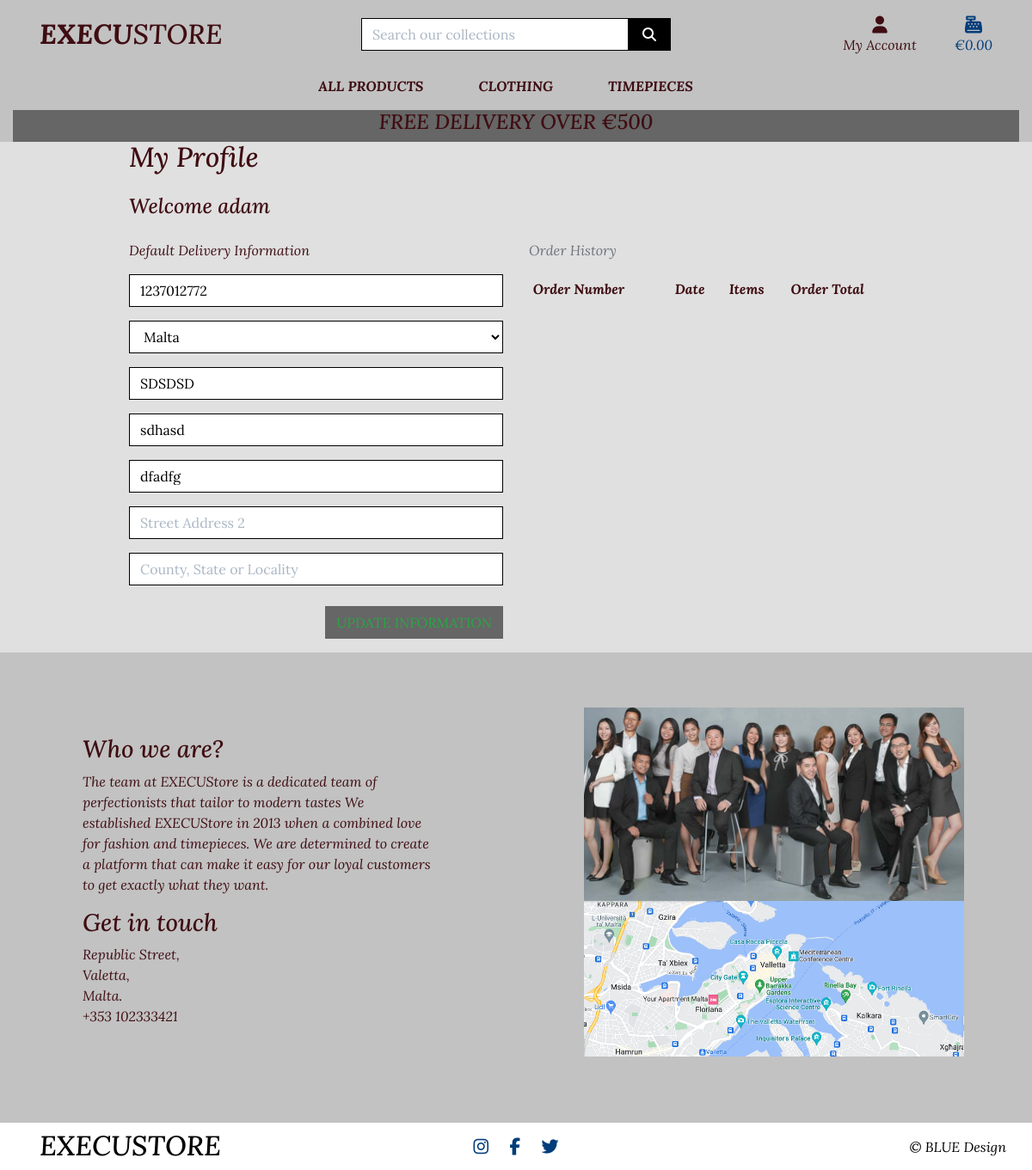
The page /profile/ (signed in) on the database as committed earlier.
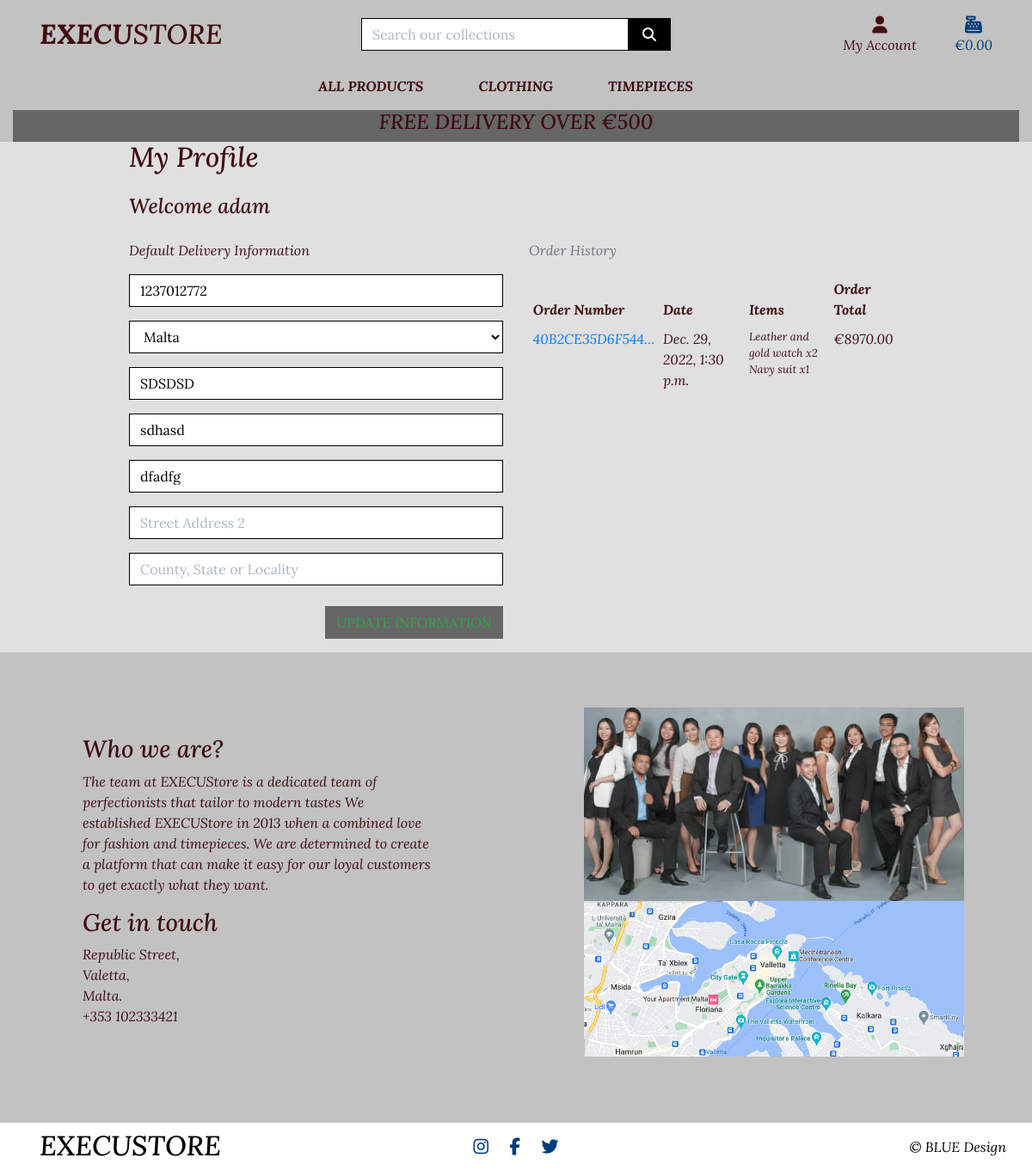
The same page on the database as committed later.
### profiles/models.py (models this page shows, shortened)
class UserProfile(models.Model):
    user = models.OneToOneField(User, on_delete=models.CASCADE)
    default_phone_number = models.CharField(max_length=20, null=True, blank=True)
    default_country = CountryField(blank_label='Country *', null=True, blank=True)
    default_postcode = models.CharField(max_length=20, null=True, blank=True)
    default_town_or_city = models.CharField(max_length=40, null=True, blank=True)
    default_street_address1 = models.CharField(max_length=80, null=True, blank=True)
    default_street_address2 = models.CharField(max_length=80, null=True, blank=True)
    default_county = models.CharField(max_length=80, null=True, blank=True)

### checkout/models.py (models this page shows, shortened)
class Order(models.Model):
    order_number = models.CharField(max_length=32, null=False, editable=False)
    user_profile = models.ForeignKey(UserProfile, on_delete=models.SET_NULL,
                                     null=True, blank=True, related_name='orders')
    full_name = models.CharField(max_length=50, null=False, blank=False)
    email = models.EmailField(max_length=250, null=False, blank=False)
    phone_number = models.CharField(max_length=20, null=False, blank=False)
    country = CountryField(blank_label='Country *', null=False, blank=False)
    postcode = models.CharField(max_length=20, null=True, blank=True)
    town_or_city = models.CharField(max_length=40, null=False, blank=False)
    street_address1 = models.CharField(max_length=80, null=False, blank=False)
    street_address2 = models.CharField(max_length=80, null=True, blank=True)
    county = models.CharField(max_length=80, null=True, blank=True)
    date = models.DateTimeField(auto_now_add=True)
    delivery_cost = models.DecimalField(max_digits=6, decimal_places=2, null=False, default=0)
    order_total = models.DecimalField(max_digits=15, decimal_places=2, null=False, default=0)
    grand_total = models.DecimalField(max_digits=15, decimal_places=2, null=False, default=0)
    original_bag = models.TextField(null=False, blank=False, default='')
    stripe_pid = models.CharField(max_length=254, null=False, blank=False, default='')

class OrderLineItem(models.Model):
    order = models.ForeignKey(Order, null=False, blank=False,
                              on_delete=models.CASCADE,
                              related_name='lineitems')
    product = models.ForeignKey(Product, null=False,
                                blank=False, on_delete=models.CASCADE)
    quantity = models.IntegerField(null=False, blank=False, default=0)
    lineitem_total = models.DecimalField(max_digits=15, decimal_places=2,
                                         null=False, blank=False,
                                         editable=False)

### products/models.py (models this page shows, shortened)
class Product(models.Model):
    category = models.ForeignKey('Category', null=True, blank=True,
                                 on_delete=models.SET_NULL)
    name = models.CharField(max_length=255)
    product_id = models.CharField(max_length=254, null=True, blank=True)
    description = models.TextField()
    price = models.DecimalField(max_digits=15, decimal_places=2)
    availability = models.CharField(max_length=255)
    image_url = models.URLField(max_length=1024, null=True, blank=True)
    image = models.ImageField(null=True, blank=True)

### profiles/views.py (the view)
# urls.py: path('profile/', include('profiles.urls')),
@login_required
def profile(request):
    profile = get_object_or_404(UserProfile, user=request.user)
    if request.method == 'POST':
        form = UserProfileForm(request.POST, instance=profile)
        if form.is_valid():
            form.save()
            messages.success(request, 'Profile updated successfully')
    form = UserProfileForm(instance=profile)
    orders = profile.orders.all()
    template = 'profiles/profile.html'
    context = {
        'form': form,
        'orders': orders,
        'on_profile_page': True
    }
    return render(request, template, context)

### profiles/templates/profiles/profile.html (shortened to what this page needs)
{% extends "base.html" %}
{% load static %}
{% block extra_css %}
    <link rel="stylesheet" href="{% static 'profiles/css/profile.css' %}">
{% endblock %}
{% block page_header %}
    <div class="container header-container">
    </div>
{% endblock %}
{% block content %}
    <div class="overlay backcolor"></div>
    <div class="container mb-2">
        <div class="row">
            <div class="col ">
                <h2 class=" mb-4">My Profile</h2>
                <h4 class=" mb-4 mt-2"> Welcome {{ user }} </h4>
            </div>
        </div>
        <div class="row">
            <div class="col-12 col-lg-6">
                <p class="text-muted text-color">Default Delivery Information</p>
                <form class="mt-3" action="{% url 'profile' %}" method="POST" id="profile-update-form">
                    {{ form|crispy }}
                    <button class="btn btn-color rounded-0 text-uppercase my-2 float-right text-success">Update Information</button>
                </form>
            </div>
            <div class="col-12 col-lg-6">
                <p class="text-muted">Order History</p>
                <div class="order-history table-responsive">
                    <table class="table table-sm table-borderless text-color">
                        <thead>
                            <tr>
                                <th>Order Number</th>
                                <th>Date</th>
                                <th>Items</th>
                                <th>Order Total</th>
                            </tr>
                        </thead>
                        <tbody>
                            {% for order in orders %}
                                <tr>
                                    <td>
                                        <a href="{% url 'order_history' order.order_number %}"
                                        title="{{ order.order_number }}">
                                            {{ order.order_number|truncatechars:15 }}
                                        </a>
                                    </td>
                                    <td>{{ order.date }}</td>
                                    <td>
                                        <ul class="list-unstyled">
                                            {% for item in order.lineitems.all %}
                                                <li class="small">
                                                    {{ item.product.name }} x{{ item.quantity }}
                                                </li>
                                            {% endfor %}
                                        </ul>
                                    </td>
                                    <td>€{{ order.grand_total }}</td>
                                </tr>
                            {% endfor %}
                        </tbody>
                    </table>
                </div>
            </div>
        </div>
    </div>
{% endblock %}

### templates/base.html (shortened to what this page needs)
{% load static %}
<!doctype html>
<html lang="en">
<head>
    {% block corecss %}
        <link rel="stylesheet" href="https://stackpath.bootstrapcdn.com/bootstrap/4.4.1/css/bootstrap.min.css">
        <link rel="stylesheet" href="{% static 'css/base.css' %}">
    {% endblock %}
    {% block extra_css %}
    {% endblock %}
</head>
<body>
    <header class="container-fluid fixed-top nav-header">
        <div id="topnav" class="row pt-lg-2 d-none d-lg-flex">
            <div class="col-12 col-lg-4 my-auto py-1 py-lg-0 text-center text-lg-left">
                <a href="{% url 'home' %}" class="nav-link main-logo-link">
                    <h2 class="logo-font my-0"><strong>Execu</strong>Store</h2>
                </a>
            </div>
            <div class="col-12 col-lg-4 my-auto py-1 py-lg-0">
                <form method="GET" action="{% url 'products' %}">
                    <div class="input-group w-100">
                        <input class="form-control border border-black rounded-0" type="text" name="q" placeholder="Search our collections">
                        <div class="input-group-append">
                            <button class="form-control btn btn-black border border-black rounded-0" type="submit">
                                <span class="icon">
                                    <i class="fas fa-search"></i>
                                </span>
                            </button>
                        </div>
                    </div>
                </form>
            </div>
            <div class="col-12 col-lg-4 my-auto py-1 py-lg-0">
                <ul class="list-inline list-unstyled text-center text-lg-right my-0">
                    <li class="list-inline-item dropdown">
                        <a class="nav-link" href="#" id="user-options" data-toggle="dropdown" aria-haspopup="true" aria-expanded="false">
                            <div class="text-center">
                                <div><i class="fas fa-user fa-lg"></i></div>
                                <p class="my-0">My Account</p>
                            </div>
                        </a>
                    </li>
                    <li class="list-inline-item">
                        <a class="{% if grand_total %}text-inform font-weight-bold{% else %}text-inform{% endif %} nav-link" href="{% url 'view_bag' %}">
                            <div class="text-center">
                                <div><i class="fas fa-cash-register fa-lg icon1"></i></div>
                                <p class="my-0">
                                    {% if grand_total %}
                                        €{{ grand_total|floatformat:2 }}
                                    {% else %}
                                        €0.00
                                    {% endif %}
                                </p>
                            </div>
                        </a>
                    </li>
                </ul>
            </div>
        </div>
        <div class="row">
            <nav class="navbar navbar-expand-lg navbar-color w-100">
                {% include 'includes/main-nav.html' %}
            </nav>
        </div>
        <div id="delivery-banner" class="row text-center">
            <div class="col bg-color-dark text-color">
                <h4 class="logo-font">Free delivery over €{{ free_delivery_threshold }}</h4>
            </div>
        </div>
    </header>
    {% block page_header %}
    {% endblock %}
    {% block content %}
    {% endblock %}
<footer>
    <div class="info-container h-50">
      <div class="row h-100">
          <div class="col-12 col-md-6 info-style">
              <h3 class="info-title">
                  Who we are?
              </h3>
              <p>
                  The team at EXECUStore is a dedicated team of perfectionists that tailor to modern tastes
                  We established EXECUStore in 2013 when a combined love for fashion and timepieces.
                  We are determined to create a platform that can make it easy for our loyal customers to get exactly what they want.
              </p>
              <h3 class="info-title">
                  Get in touch
              </h3>
              <p>
                  Republic Street, <br>
                  Valetta, <br>
                  Malta.<br>
                  +353 102333421
              </p>
          </div>
        <div class="col-12 col-md-6">
            <div class="team-photo">
                <img src="{{ MEDIA_URL }}footer.jpg" class="img-fluid map-photo" alt="team photo">
        <br>
            <a href="https://www.googlemaps.com/" target="_blank">
                <img src="{{ MEDIA_URL }}maps.jpg" class="img-fluid" alt="map photo">
            </a>
            </div>
        </div>
      </div>
    <div class="container-fluid footer-style">
      <div class="row">
        <div class="col-12 col-lg-4 my-auto py-1 py-lg-0 text-center text-lg-left">
          <a href="{% url 'home' %}" class="nav-link footer-logo-link text-color">
            <h2 class="logo-font my-0">EXECUStore</h2>
          </a>
        </div>
        <div class="col-12 col-lg-4 my-auto py-1 py-lg-0">
          <ul class="list-inline list-unstyled text-center text-lg my-0">
            <li class="list-inline-item"><a class="footer-icon" href="https://www.instagram.com/"><i class="fab fa-lg fa-instagram"></i></a></li>
            <li class="list-inline-item"><a class="footer-icon" href="https://www.facebook.com/"><i class="fab fa-lg fa-facebook-f"></i></a></li>
            <li class="list-inline-item"><a class="footer-icon" href="https://www.twitter.com/"><i class="fab fa-lg fa-twitter"></i></a></li>
          </ul>
        </div>
        <div class="col-12 col-lg-4 text-black my-auto py-1 py-lg-0 text-lg-right footer-centre">
          © BLUE Design
        </div>
      </div>
    </div>
    </div>
</footer>
</body>
</html>

### templates/includes/main-nav.html (shortened to what this page needs)
<div class="collapse navbar-collapse" id="main-nav">
    <ul class="navbar-nav w-auto mx-auto">
        <li class="nav-item dropdown">
            <a class="logo-font font-weight-bold nav-link text-black mr-5" href="#" id="all-products-link" data-toggle="dropdown" aria-haspopup="true" aria-expanded="false">
                All Products
            </a>
        </li>
        <li class="nav-item dropdown">
            <a class="logo-font font-weight-bold nav-link text-black mr-5" href="#" id="clothing-link" data-toggle="dropdown" aria-haspopup="true" aria-expanded="false">
                Clothing
            </a>
        </li>
        <li class="nav-item dropdown">
            <a class="logo-font font-weight-bold nav-link text-black mr-5" href="#" id="timepieces-link" data-toggle="dropdown" aria-haspopup="true" aria-expanded="false">
                Timepieces
            </a>
        </li>
    </ul>
</div>

Rows that differ between the two databases and show on the page:
added Order: order_number "40B2CE35D6F544…", date "Dec. 29, 2022, 1:30 p.m.", grand_total "8970.00"
added OrderLineItem: product.name "Leather and gold watch", quantity "2"
added OrderLineItem: product.name "Navy suit", quantity "1"
